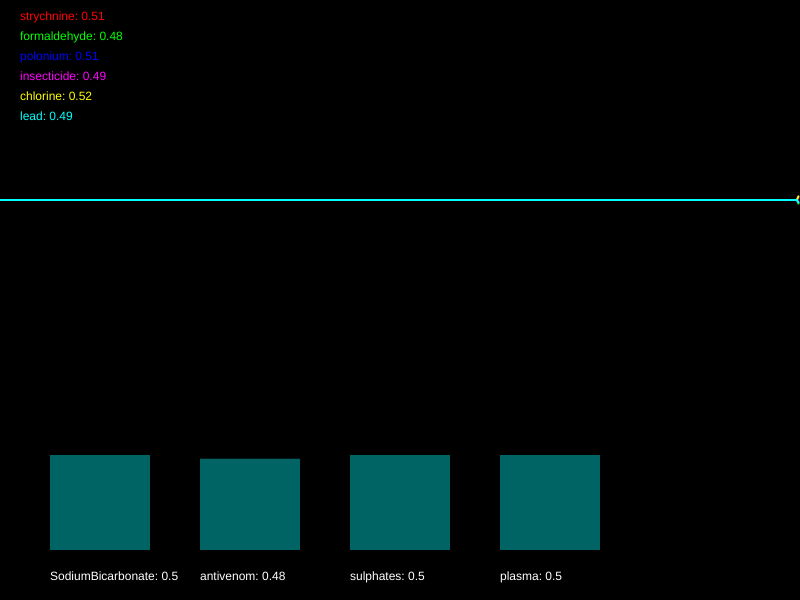
Frame 1 (no input)
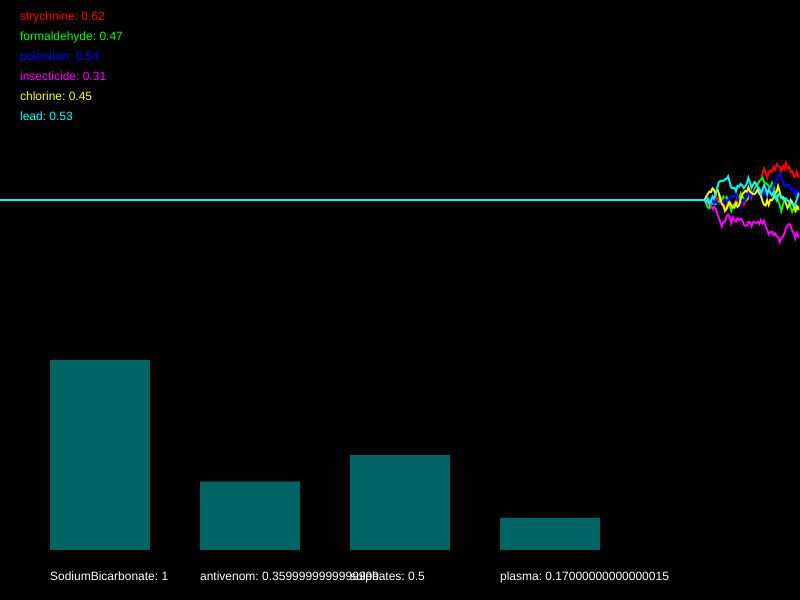
Frame 60 (no input)
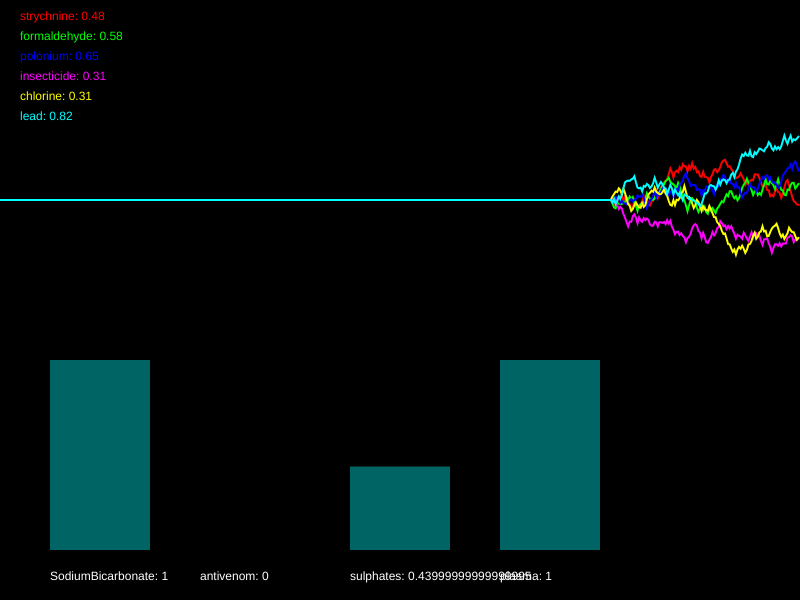
Frame 120 (the mouse pressed at the canvas centre since frame 60)

The p5.js sketch that drew these frames (run headless with seeded random() and noise() and a simulated clock; from frame 60 on, the mouse is pressed at the canvas centre):

// p5.js sketch
// ── sketch.js
/*

Officer: tchow004
CaseNum: 401-2-93802423-1906165

Case 401 - The Case of Norbert's Weiner Stand
Stage 3 - Bilious bagel

As I suspected Norbert has struck again. Ever inventive he’s set up a bagel stand and
has laced the cream cheese with an ingenious but vicious toxin. This one is quite
deadly so get yourself down to the lab right away.

You must develop the antidote by using conditional statements in the draw loop to
do the following.

	- When insecticide dips below 0.5, strychnine dips below 0.5, and also chlorine dips below 0.66, decrement SodiumBicarbonate by 0.04
	- If lead goes above 0.53 and formaldehyde goes above 0.43, increment SodiumBicarbonate by 0.05
	- When either polonium dips below 0.58, strychnine goes above 0.63, or perhaps formaldehyde goes above 0.46, decrement antivenom by 0.02
	- When insecticide dips below 0.49, lead goes above 0.49, and also chlorine goes above 0.43, increase antivenom by 0.02
	- If strychnine goes above 0.43, formaldehyde goes above 0.44, and also chlorine dips below 0.25, reduce sulphates by 0.02
	- When insecticide dips below 0.74, whilst at the same time, lead dips below 0.36 or polonium goes above 0.75, increment sulphates by 0.05
	- When formaldehyde dips below 0.48 and insecticide dips below 0.42, reduce plasma by 0.04
	- When lead goes above 0.67 and strychnine goes above 0.66, or on the other hand, polonium goes above 0.6, increase plasma by 0.05


Your conditional statements should:

consider the following poisons:

	- strychnine
	- formaldehyde
	- polonium
	- insecticide
	- chlorine
	- lead


and modify the following antidotes:

	- SodiumBicarbonate
	- antivenom
	- sulphates
	- plasma


- There are many ways to complete this task but you should only use the
following commands:

	if(){}
	+=
	-=

*/

//Declare the poison variables
var strychnine;
var formaldehyde;
var polonium;
var insecticide;
var chlorine;
var lead;


//Declare the antidote variables
var SodiumBicarbonate;
var antivenom;
var sulphates;
var plasma;


//This variable is used for drawing the graph
var graphs;


function setup()
{

	createCanvas(800,600);
	strokeWeight(2);

	//initialise the poisons and antidotes
	strychnine = 0.5;
	formaldehyde = 0.5;
	polonium = 0.5;
	insecticide = 0.5;
	chlorine = 0.5;
	lead = 0.5;
	SodiumBicarbonate = 0.5;
	antivenom = 0.5;
	sulphates = 0.5;
	plasma = 0.5;


	//fills the graph with empty values
	graphs = [];

	for(var i = 0; i < 6; i++)
	{
		graphs.push([]);
		for(var j = 0; j < 512; j++)
		{
			graphs[i].push(0.5);
		}
	}

}

function draw()
{

	//Develop the antidote below
	//Write conditional statements to change the amount of each substance ...

//	- When insecticide dips below 0.5, strychnine dips below 0.5, and also chlorine dips below 0.66, decrement SodiumBicarbonate by 0.04
    if(insecticide < 0.5 && strychnine < 0.5 && chlorine < 0.66)
    {
        SodiumBicarbonate -= 0.04;
    }
//	- If lead goes above 0.53 and formaldehyde goes above 0.43, increment SodiumBicarbonate by 0.05
    if(lead > 0.53 && formaldehyde > 0.43)
    {
        SodiumBicarbonate += 0.05;
    }
//	- When either polonium dips below 0.58, strychnine goes above 0.63, or perhaps formaldehyde goes above 0.46, decrement antivenom by 0.02
    if(polonium < 0.58 || strychnine > 0.63 || formaldehyde > 0.46)
    {
        antivenom -= 0.02;
    }
//	- When insecticide dips below 0.49, lead goes above 0.49, and also chlorine goes above 0.43, increase antivenom by 0.02
    if(insecticide < 0.49 && lead > 0.49 && chlorine > 0.43)
    {
        antivenom += 0.02;
    }
//	- If strychnine goes above 0.43, formaldehyde goes above 0.44, and also chlorine dips below 0.25, reduce sulphates by 0.02
    if(strychnine > 0.43 && formaldehyde > 0.44 && chlorine < 0.25)
    {
        sulphates -= 0.02;
    }
//	- When insecticide dips below 0.74, whilst at the same time, lead dips below 0.36 or polonium goes above 0.75, increment sulphates by 0.05
    if(insecticide < 0.74 && (lead < 0.36 || polonium > 0.75))
    {
        sulphates += 0.05;
    }
//	- When formaldehyde dips below 0.48 and insecticide dips below 0.42, reduce plasma by 0.04
    if(formaldehyde < 0.48 && insecticide < 0.42)
    {
        plasma -= 0.04;
    }
//	- When lead goes above 0.67 and strychnine goes above 0.66, or on the other hand, polonium goes above 0.6, increase plasma by 0.05
    if(lead > 0.67  && strychnine > 0.66 || polonium >0.6)
    {
        plasma += 0.05;
    }
    

	//////////////////////////////////////////////////////

	//the code below generates new values using random numbers

	/*
		For testing, you might want to temporarily comment out
		these lines and set the same variables to constant values
		instead.
	*/

	strychnine = nextValue(graphs[0],strychnine);
	formaldehyde = nextValue(graphs[1],formaldehyde);
	polonium = nextValue(graphs[2],polonium);
	insecticide = nextValue(graphs[3],insecticide);
	chlorine = nextValue(graphs[4],chlorine);
	lead = nextValue(graphs[5],lead);


	SodiumBicarbonate = constrain(SodiumBicarbonate, 0, 1);
	antivenom = constrain(antivenom, 0, 1);
	sulphates = constrain(sulphates, 0, 1);
	plasma = constrain(plasma, 0, 1);


	///////// DO NOT CHANGE THE CODE BELOW ///////////

	//drawing code

	// set background
	background(0);
	noFill();

	//draw the graphs for the vitals
	var colors = [
	color(255, 0, 0),
	color(0, 255, 0),
	color(0, 0, 255),
	color(255, 0, 255),
	color(255, 255, 0),
	color(0, 255, 255)
	];

	for(var i = 0; i < graphs.length; i++)
	{
		stroke(colors[i]);
		drawGraph(graphs[i]);
	}

	//draw the poisons as text
	noStroke();
	fill(colors[0]);
	text('strychnine: ' + nf(strychnine,1,2), 20,20);
	fill(colors[1]);
	text('formaldehyde: ' + nf(formaldehyde,1,2), 20,40);
	fill(colors[2]);
	text('polonium: ' + nf(polonium,1,2), 20,60);
	fill(colors[3]);
	text('insecticide: ' + nf(insecticide,1,2), 20,80);
	fill(colors[4]);
	text('chlorine: ' + nf(chlorine,1,2), 20,100);
	fill(colors[5]);
	text('lead: ' + nf(lead,1,2), 20,120);


	//draw the antidotes bar chart
	drawBar(SodiumBicarbonate,50,'SodiumBicarbonate');
	drawBar(antivenom,200,'antivenom');
	drawBar(sulphates,350,'sulphates');
	drawBar(plasma,500,'plasma');


}

function nextValue(graph, val)
{
	//gets the next value for a vital and puts it in an array for drawing
	var delta = random(-0.03,0.03);

	val += delta;
	if(val > 1 || val < 0)
	{
		delta *= -1;
		val += delta * 2;
	}

	graph.push(val)
	graph.shift();
	return val;
}

function drawGraph(graph)
{
	//draws an array as a graph
	beginShape();
	for(var i = 0; i < graph.length; i++)
	{
			vertex(width * i/512, height * 0.5 - graph[i]* height/3)
	}
	endShape();
}


function drawBar(val, x, name)
{
	//draws the bars for bar chart
    noStroke();
    fill(0,100,100);
	var mh = height * 0.4 - 50;
	rect(x,(height - 50) - val*mh, 100, val*mh);
    fill(255);
	text(name + ": " + val, x, height - 20);
}
